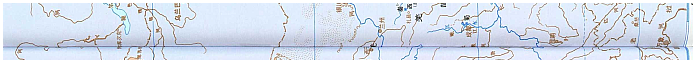
#> input picture image/ROI_cube.png, 695 x 62 px, found by its file name
$ python s2_morphology_processing.py
#> lines starting #> are read from the running program, lines starting #| are printed output that depends on the picture; after the words box and inside, x2 and y2 are one past the last pixel; in counts of white or black regions, pixels touching at a corner belong together
### Global_value.py

# -*- coding: utf-8 -*-
_global_dict = {}
def _init():  # 初始化
    global _global_dict
    _global_dict = {}
    _global_dict['filepath'] = "./image6/"

def set_value(key, value):
    #定义一个全局变量
    _global_dict[key] = value

def get_value(key):
    #获得一个全局变量，不存在则提示读取对应变量失败
    try:
        return _global_dict[key]
    except:
        print('读取'+key+'失败\r\n')


# [4 lines that do not run on import are left out]

### s2_morphology_processing.py
import cv2
import numpy as np
import matplotlib.pyplot as plt
import s1_1_hist as hi
import Global_value

Global_value._init()
filepath = Global_value.get_value('filepath')

def count_gray(original_img):
    height, width = original_img.shape[:2]
    gray_img = cv2.cvtColor(original_img, cv2.COLOR_BGR2GRAY)
    # cv2.imshow("1",gray_img)
    # cv2.waitKey(0)
    num_color = gray_img.reshape(1, -1)[0]
    len_color = int(len(num_color) * (1 - 0.05))
    print("[num_color]", len(num_color))
    print("[len_color]", len_color)

    New_Img = np.zeros((height, width), dtype=np.uint8)
    thre = hi.threshTwoPeaks(original_img)
    for y in range(height):
        for x in range(width):

            # if 242 < gray_img[y, x]:
            if thre <= gray_img[y, x]:
                New_Img[y, x] = 255
    # ret ,New_Img = cv2.threshold(gray_img,0,255,cv2.THRESH_OTSU)
    # cv2.imwrite(filepath+"count_gray.png", New_Img)
    return New_Img


def shadowget(ROI_cube):
    img = ROI_cube

    # 高斯滤波
    src = cv2.medianBlur(img, 3)

    # 显示图像
    # cv2.imshow("source img", img)
    # cv2.imshow("medianBlur", result)

    # # 等待显示
    # cv2.waitKey(0)
    # cv2.destroyAllWindows()
    # 设置卷积核
    kernel1 = np.ones((10, 10), np.uint8)
    kernel2 = np.ones((10, 10), np.uint8)


    src = cv2.dilate(src, kernel1 , iterations = 1)
    result= cv2.erode(src, kernel2, iterations = 1)
    # 图像闭运算
    # result = cv2.morphologyEx(src, cv2.MORPH_CLOSE, kernel1)

    # 显示图像
    # cv2.imshow("src", src)
    # cv2.imshow("result", result)
    #
    # # 等待显示
    # cv2.waitKey(0)
    # cv2.destroyAllWindows()
    cv2.imwrite(filepath+"shadow.png", result)
    return result


def unevenLightCompensate(img, blockSize=16):
    gray = cv2.cvtColor(img, cv2.COLOR_BGR2GRAY)
    average = np.mean(gray)

    rows_new = int(np.ceil(gray.shape[0] / blockSize))
    cols_new = int(np.ceil(gray.shape[1] / blockSize))

    blockImage = np.zeros((rows_new, cols_new), dtype=np.float32)
    for r in range(rows_new):
        for c in range(cols_new):
            rowmin = r * blockSize
            rowmax = (r + 1) * blockSize
            if (rowmax > gray.shape[0]):
                rowmax = gray.shape[0]
            colmin = c * blockSize
            colmax = (c + 1) * blockSize
            if (colmax > gray.shape[1]):
                colmax = gray.shape[1]

            imageROI = gray[rowmin:rowmax, colmin:colmax]
            temaver = np.mean(imageROI)
            blockImage[r, c] = temaver

    blockImage = blockImage - average
    blockImage2 = cv2.resize(blockImage, (gray.shape[1], gray.shape[0]), interpolation=cv2.INTER_CUBIC)
    gray2 = gray.astype(np.float32)
    dst = gray2 - blockImage2
    dst = dst.astype(np.uint8)
    dst = cv2.GaussianBlur(dst, (3, 3), 0)
    dst = cv2.cvtColor(dst, cv2.COLOR_GRAY2BGR)
    cv2.imwrite(filepath+"unevenLightCompensate.png", dst)

    return dst

def Optimize(dst): #输入光度均匀处理后的图像
    gray = cv2.cvtColor(dst, cv2.COLOR_BGR2GRAY)
    # [8 lines of commented-out code are left out]
    retVal, New_Img = cv2.threshold(gray, 0, 255, cv2.THRESH_OTSU)
    # New_Img = count_gray(dst)
    for y in range(New_Img.shape[0]):
        for x in range(New_Img.shape[1]):
            New_Img[y,x] = 255 - New_Img[y,x]

    cv2.imshow("s",New_Img)
    cv2.waitKey(0)
    New_Img = find_max_region(New_Img)
    # img2 = cv2.imread("./image/count_gray.png")
    kernel = np.ones((3, 17), np.uint8) #以下8段代码处理基于折痕在图上横向显示，其他情况不太适用
    kernel2 = np.ones((1, 7), np.uint8)
    kernel3 = np.ones((3, 3), np.uint8)
    Old_Img = New_Img
    # New_Img = cv2.morphologyEx(New_Img,cv2.MORPH_OPEN,kernel)
    # img2 = cv2.imread("./image/count_gray.png")
    New_Img = cv2.erode(New_Img, kernel2, iterations=2)
    New_Img = cv2.dilate(New_Img, kernel2, iterations=2)
    New_Img = cv2.dilate(New_Img, kernel, iterations=3)
    New_Img = cv2.erode(New_Img, kernel3, iterations=3)
    # cv2.imwrite("./image/New_Img.png",New_Img)
    return New_Img

def find_max_region(mask_sel):
    contours, hierarchy = cv2.findContours(mask_sel, cv2.RETR_TREE, cv2.CHAIN_APPROX_NONE)

    # 找到最大区域并填充
    area = []

    for j in range(len(contours)):
        area.append(cv2.contourArea(contours[j]))

    max_idx = np.argmax(area)

    max_area = cv2.contourArea(contours[max_idx])

    for k in range(len(contours)):

        if k != max_idx:
            cv2.fillPoly(mask_sel, [contours[k]], 0)

    return mask_sel

def Rosenfeld(im):
    # im = cv2.imread("./image/binary.png", 0)

    ret, im = cv2.threshold(im, 127, 255, cv2.THRESH_BINARY)
    element = cv2.getStructuringElement(cv2.MORPH_CROSS, (3, 3))

    skel = np.zeros(im.shape, np.uint8)
    erode = np.zeros(im.shape, np.uint8)
    temp = np.zeros(im.shape, np.uint8)

    i = 0
    while True:
        # cv2.imshow('im %d' % (i), im)
        erode = cv2.erode(im, element)
        temp = cv2.dilate(erode, element)

        # 消失的像素是skeleton的一部分
        temp = cv2.subtract(im, temp)
        # cv2.imshow('skeleton part %d' % (i,), temp)
        skel = cv2.bitwise_or(skel, temp)
        im = erode.copy()

        if cv2.countNonZero(im) == 0:
            break
        i += 1


    skel = find_max_region(skel)
    cv2.imwrite(filepath+"output.png", skel)
    return skel

if __name__ == '__main__':
    original_img = cv2.imread(filepath+"ROI_cube.png")
#> original_img is the input picture: shape (62, 695, 3); mean B, G, R 234.4, 221.1, 212.9
    original_img = original_img[10:,:]
#> original_img: shape (52, 695, 3)
    result = shadowget(original_img)
    gray = cv2.cvtColor(result,cv2.COLOR_BGR2GRAY)
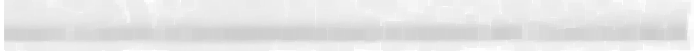
#> gray: shape (52, 695); min 205, max 255, mean 229.6
    # cv2.imshow("b21", gray)
    # retVal,binary = cv2.threshold(gray, 0, 255, cv2.THRESH_OTSU)
    # cv2.imshow("b",binary)
    rst = unevenLightCompensate(result)
#> in unevenLightCompensate, `average = np.mean(gray)`: average = 229.6
#> in unevenLightCompensate, `blockImage2 = cv2.resize(blockImage, (gray.shape[1], gray.shape[0]), i..`:
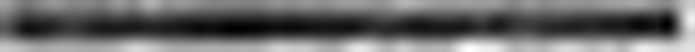
#> blockImage2: shape (52, 695) float32; min -14.58, max 27.28, mean 2.9; drawn with min black and max white
#> in unevenLightCompensate, `dst = gray2 - blockImage2`:
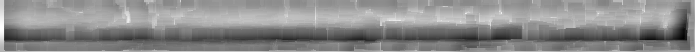
#> dst: shape (52, 695) float32; min 192.8, max 255.2, mean 226.7; drawn with min black and max white
    New_Img = Optimize(rst)
#> in Optimize, `retVal, New_Img = cv2.threshold(gray, 0, 255, cv2.THRESH_OTSU)`:
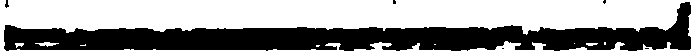
#> New_Img: shape (52, 695); 60.1% white; 6 black regions (4 under 20 px), largest, box (x1, y1, x2, y2) and area: (4, 2, 691, 51) 14373, (5, 0, 9, 8) 20
#> in Optimize, `retVal, New_Img = cv2.threshold(gray, 0, 255, cv2.THRESH_OTSU)`: retVal = 224
#> after the loop in Optimize, `for y in range(New_Img.shape[0]):`: New_Img: shape (52, 695); 39.9% white; 6 white regions (4 under 20 px)
#> in find_max_region, `contours, hierarchy = cv2.findContours(mask_sel, cv2.RETR_TREE, cv2.CH..`: contours = 14 contours, 10 with area under 20; largest, box (x1, y1, x2, y2) and area: (4, 2, 691, 51) 13697, (34, 41, 60, 48) 84, (585, 42, 599, 47) 40, (14, 42, 25, 49) 40
#> the loop in find_max_region, `for j in range(len(contours)):` made 14 passes
#> after the loop in find_max_region, `for j in range(len(contours)):`: area = [0, 0, 13697, 11.5, 4, 13.5, 40.5, 2, 40, 10, 84, 4.5, 5.5, 11]
#> in find_max_region, `max_idx = np.argmax(area)`: max_idx = 2
#> in find_max_region, `max_area = cv2.contourArea(contours[max_idx])`: max_area = 13697
#> the loop in find_max_region, `for k in range(len(contours)): ` made 14 passes
#> after the loop in find_max_region, `for k in range(len(contours)):`: mask_sel: shape (52, 695); 39.4% white; 1 white region, box (x1, y1, x2, y2) and area: (4, 2, 691, 51) 14226
#> in Optimize, `New_Img = cv2.erode(New_Img, kernel2, iterations=2)`: New_Img: shape (52, 695); 32.4% white; 4 white regions (1 under 20 px), largest, box (x1, y1, x2, y2) and area: (10, 21, 685, 50) 11613, (591, 46, 609, 50) 55, (521, 45, 529, 50) 33
#> in Optimize, `New_Img = cv2.dilate(New_Img, kernel2, iterations=2)`: New_Img: shape (52, 695); 37.5% white; 3 white regions, box (x1, y1, x2, y2) and area: (4, 21, 691, 50) 13396, (515, 45, 535, 50) 93, (677, 9, 691, 14) 69
#> in Optimize, `New_Img = cv2.dilate(New_Img, kernel, iterations=3)`: New_Img: shape (52, 695); 54.4% white; 1 black region, box (x1, y1, x2, y2) and area: (0, 0, 695, 26) 16486
#> in Optimize, `New_Img = cv2.erode(New_Img, kernel3, iterations=3)`: New_Img: shape (52, 695); 47.7% white; 2 white regions
    # cv2.imshow("result111", New_Img)
    img3 = find_max_region(New_Img)
#> in find_max_region (call 2), `contours, hierarchy = cv2.findContours(mask_sel, cv2.RETR_TREE, cv2.CH..`: contours = 2 contours; box (x1, y1, x2, y2) and area: (0, 21, 695, 52) 16328, (656, 9, 695, 14) 152
#> the loop in find_max_region (call 2), `for j in range(len(contours)):` made 2 passes
#> after the loop in find_max_region (call 2), `for j in range(len(contours)):`: area = [16328, 151.5]
#> in find_max_region (call 2), `max_idx = np.argmax(area)`: max_idx = 0
#> in find_max_region (call 2), `max_area = cv2.contourArea(contours[max_idx])`: max_area = 16328
#> the loop in find_max_region (call 2), `for k in range(len(contours)): ` made 2 passes
#> after the loop in find_max_region (call 2), `for k in range(len(contours)):`:
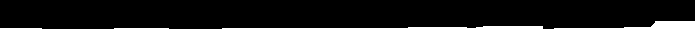
#> mask_sel: shape (52, 695); 47.2% white; 1 white region, box (x1, y1, x2, y2) and area: (0, 21, 695, 52) 17051
    cv2.imwrite(filepath + "mask_sel.png", img3)
    img4 = Rosenfeld(img3)
#> in Rosenfeld, `element = cv2.getStructuringElement(cv2.MORPH_CROSS, (3, 3))`: element = [[0, 1, 0], [1, 1, 1], [0, 1, 0]]
#> after the loop in Rosenfeld, `while True:`: erode: shape (52, 695); every value is 0
#> after the loop in Rosenfeld, `while True:`:
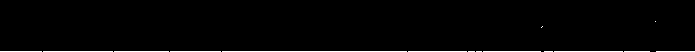
#> skel: shape (52, 695); 1.9% white in thin lines or dots, all inside (x1, y1, x2, y2) = (0, 21, 695, 52)
#> after the loop in Rosenfeld, `while True:`: i = 30
#> in find_max_region (call 3), `contours, hierarchy = cv2.findContours(mask_sel, cv2.RETR_TREE, cv2.CH..`: contours = 15 contours, all with area under 20
#> the loop in find_max_region (call 3), `for j in range(len(contours)):` made 15 passes
#> after the loop in find_max_region (call 3), `for j in range(len(contours)):`: area = [0, 0, 0, 0, 0, 0, 0, 0, 0, 0, 0, 0, 0, 0, 0]
#> in find_max_region (call 3), `max_area = cv2.contourArea(contours[max_idx])`: max_area = 0
#> the loop in find_max_region (call 3), `for k in range(len(contours)): ` made 15 passes
#> after the loop in find_max_region (call 3), `for k in range(len(contours)):`:
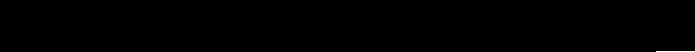
#> mask_sel: shape (52, 695); 0.11% white in thin lines or dots, all inside (x1, y1, x2, y2) = (656, 51, 695, 52)
    cv2.imshow("result",img3)
    cv2.waitKey(0)
    cv2.destroyAllWindows()
